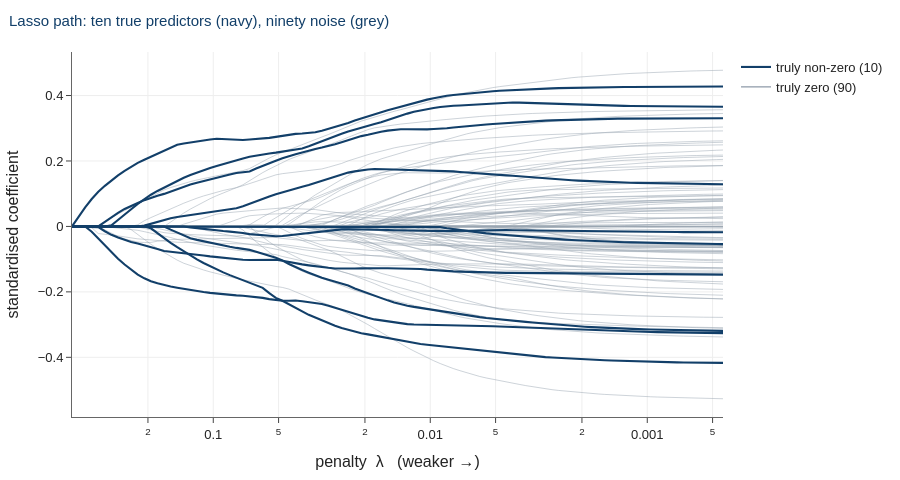

The code cell stored with this chart in its notebook:
### Markdown cell above
<details>
<summary><b>The maths: why $L_1$ produces exact zeros and $L_2$ does not</b> (click to expand)</summary>

Consider a single standardised, orthogonal predictor with OLS solution
$\hat\beta^{\text{OLS}}$. The penalised solutions have closed forms:

$$\hat\beta^{\text{ridge}} = \frac{\hat\beta^{\text{OLS}}}{1 + \lambda},
\qquad
\hat\beta^{\text{lasso}} = \text{sign}(\hat\beta^{\text{OLS}})
\left( |\hat\beta^{\text{OLS}}| - \lambda \right)_+ .$$

Ridge **multiplies** by a factor less than one, so it can never reach zero for
finite $\lambda$. The lasso **subtracts** a constant and truncates at zero, so any
coefficient smaller than $\lambda$ is eliminated outright. This is soft
thresholding.

Geometrically: the $L_1$ constraint region is a diamond with corners on the axes,
and the elliptical error contours tend to touch it *at* a corner. The $L_2$ region
is a sphere with no corners. **The sparsity of the lasso is a property of the shape
of the penalty, not a discovery about the world.**

</details>

### Code cell
lambdas, coefs = lasso_path_data(sample, n_lambda=100)
plot_coef_path(lambdas, coefs, sample.support,
               title="Lasso path: ten true predictors (navy), ninety noise (grey)")
